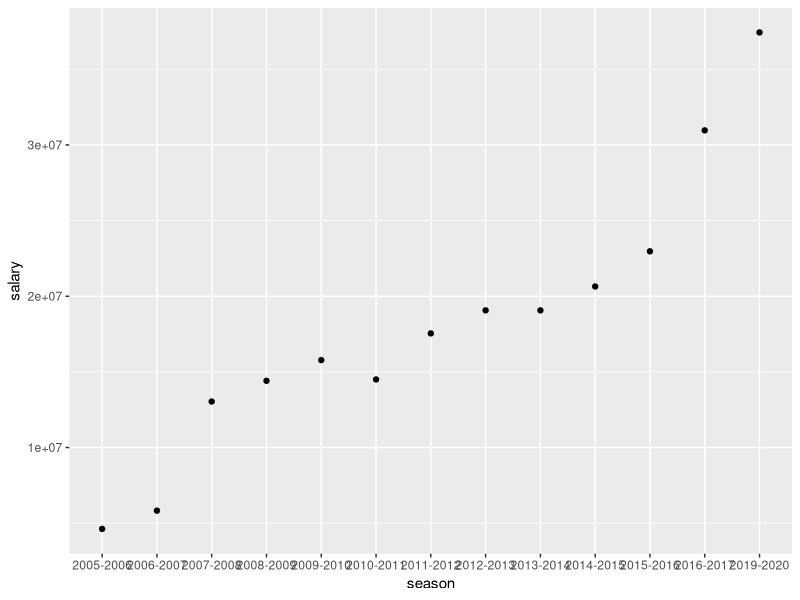
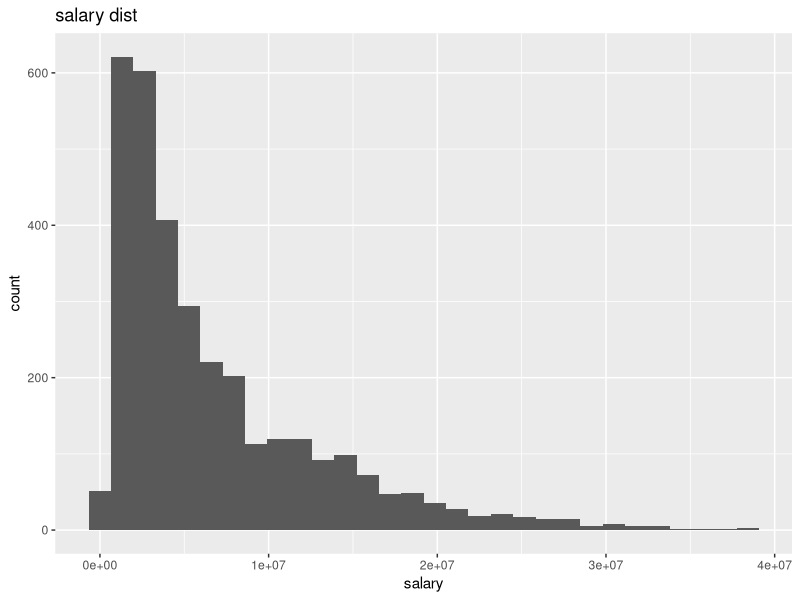
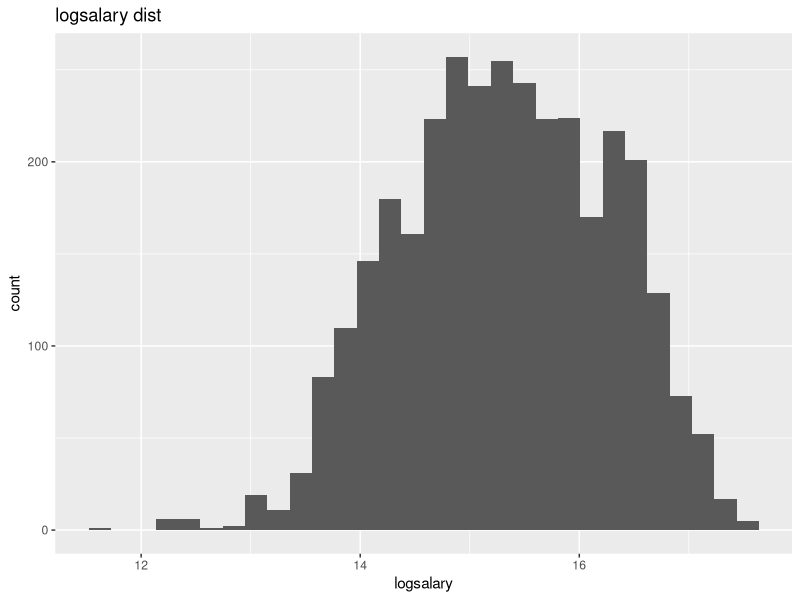
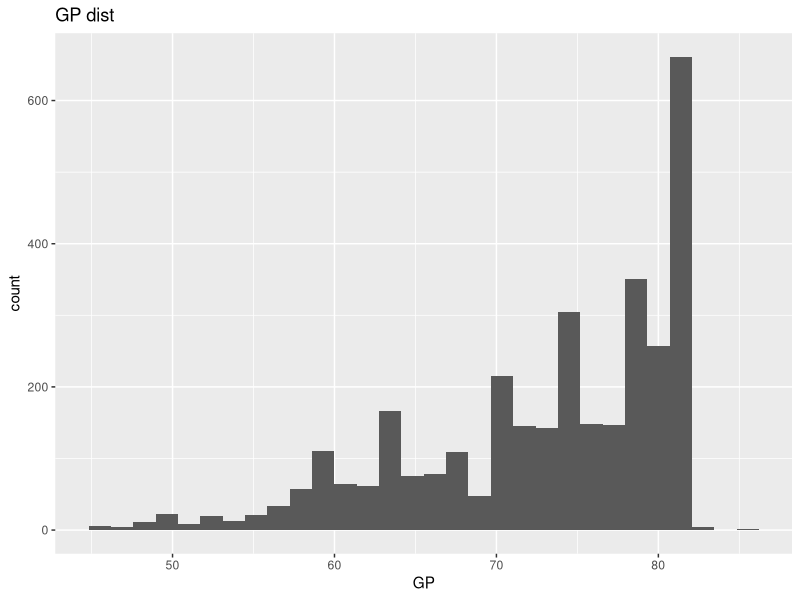
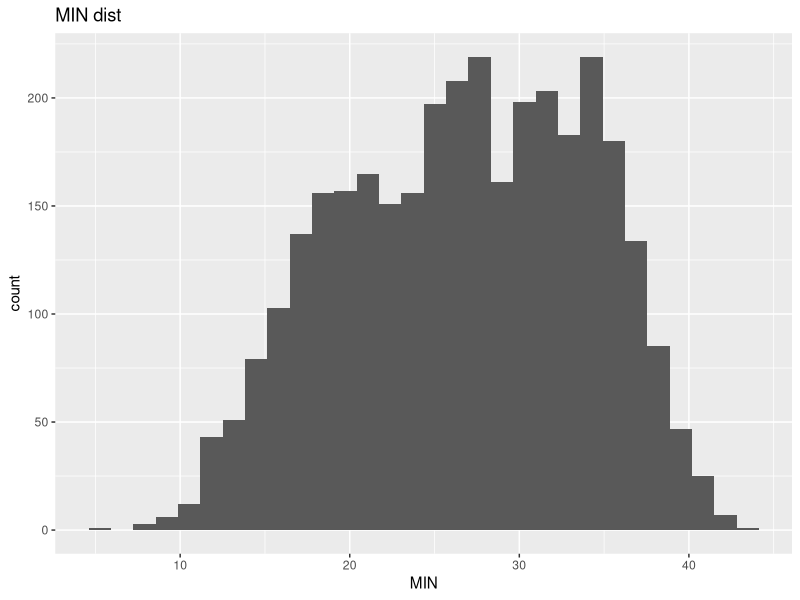
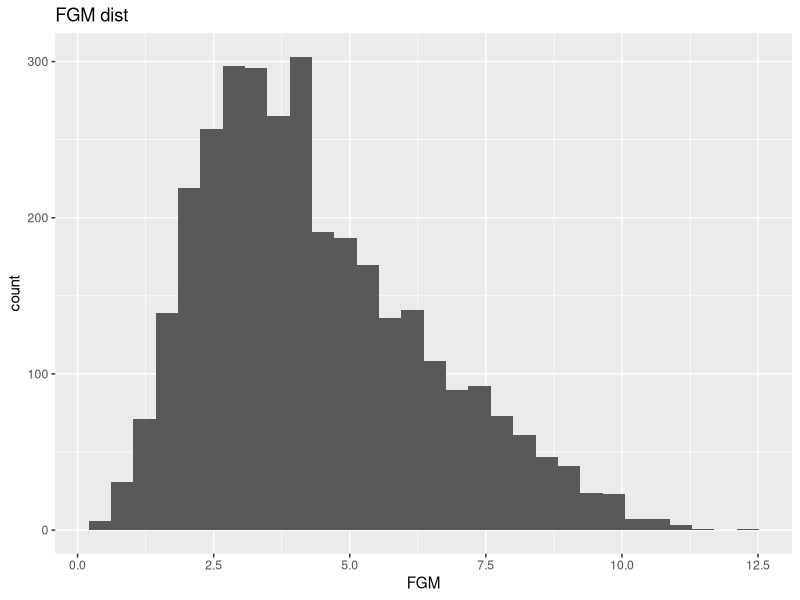
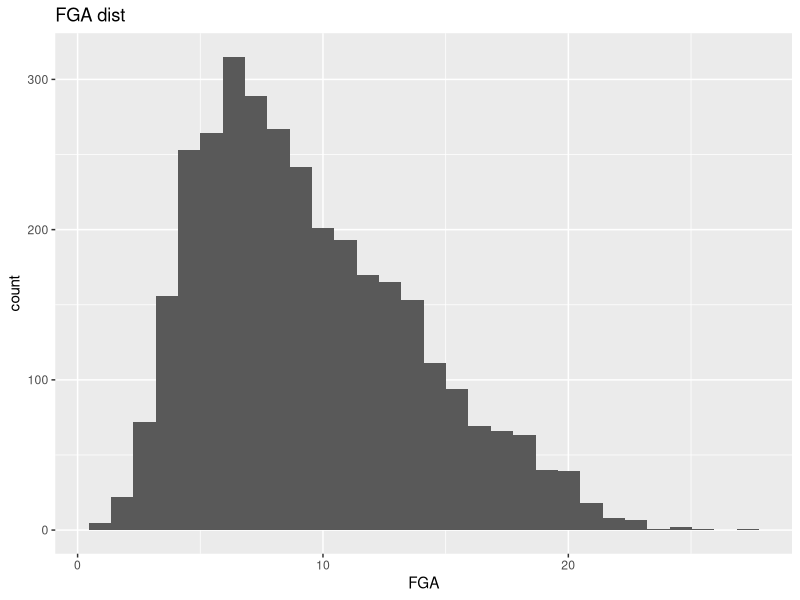
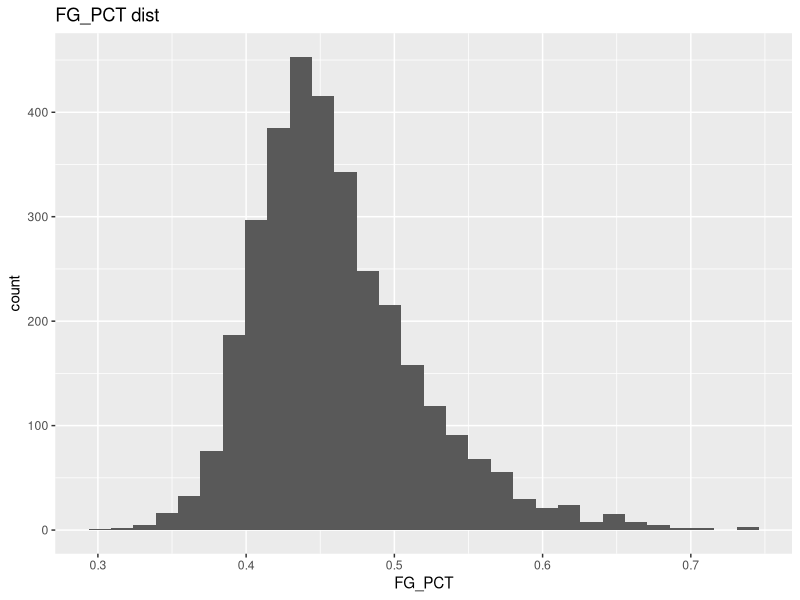

These charts were generated, in order, by the following R code:
## ---- chunk 1
library("ggpubr")
library(Hmisc)
library(corrplot)
library(tidyverse)

## Read the file 
finaldata <- read_csv('finalData0203-1920.csv')

finaldata

## ---- chunk 2
## Find the teams with the most total salary
finaldata %>% filter(season == '2018-2019') %>%
  group_by(TEAM) %>%
  summarise(totalSalary = sum(salary)) %>% 
  arrange(desc(totalSalary))


## Get the salary graph of LeBron James
finaldata %>% filter(PLAYER == 'LeBron James') %>%
  ggplot(aes(season,salary)) + geom_point()
## ---- chunk 3
## Add a log transformation of salary.
logSalary <- log(finaldata$salary)
logSalary

finaldata <- finaldata %>% mutate('logsalary' = logSalary)
finaldata

##get useful column variables in order to analyse.
model_data <- finaldata %>% select(salary,logsalary,GP,MIN,FGM,FGA,FG_PCT,FG3M,FG3A,FG3_PCT,FTM,FTA,FT_PCT,OREB,DREB,REB,AST,STL,BLK,TOV,PTS,EFF)
model_data

## ---- chunk 4
## Histogram plots

model_data

# Try salary and log salary
ggplot(model_data, aes(x = salary)) + geom_histogram() + ggtitle("salary dist")
ggplot(model_data, aes(x = logsalary)) + geom_histogram() + ggtitle("logsalary dist")

ggplot(model_data, aes(x = GP)) + geom_histogram() + ggtitle("GP dist")
ggplot(model_data, aes(x = MIN)) + geom_histogram() + ggtitle("MIN dist")
ggplot(model_data, aes(x = FGM)) + geom_histogram() + ggtitle("FGM dist")
ggplot(model_data, aes(x = FGA)) + geom_histogram() + ggtitle("FGA dist")
ggplot(model_data, aes(x = FG_PCT)) + geom_histogram() + ggtitle("FG_PCT dist")
ggplot(model_data, aes(x = FG3M)) + geom_histogram() + ggtitle("FG3M dist")
ggplot(model_data, aes(x = FG3A)) + geom_histogram() + ggtitle("FG3A dist")
ggplot(model_data, aes(x = FG3_PCT)) + geom_histogram() + ggtitle("FG3_PCT dist")
ggplot(model_data, aes(x = FTM)) + geom_histogram() + ggtitle("FTM dist")
ggplot(model_data, aes(x = FTA)) + geom_histogram() + ggtitle("FTA dist")
ggplot(model_data, aes(x = FT_PCT)) + geom_histogram() + ggtitle("FT_PCT dist")
ggplot(model_data, aes(x = OREB)) + geom_histogram() + ggtitle("OREB dist")
ggplot(model_data, aes(x = DREB)) + geom_histogram() + ggtitle("DREB dist")
ggplot(model_data, aes(x = REB)) + geom_histogram() + ggtitle("REB dist")
ggplot(model_data, aes(x = AST)) + geom_histogram() + ggtitle("AST dist")
ggplot(model_data, aes(x = STL)) + geom_histogram() + ggtitle("STL dist")
ggplot(model_data, aes(x = BLK)) + geom_histogram() + ggtitle("BLK dist")
ggplot(model_data, aes(x = TOV)) + geom_histogram() + ggtitle("TOV dist")
ggplot(model_data, aes(x = PTS)) + geom_histogram() + ggtitle("PTS dist")
ggplot(model_data, aes(x = EFF)) + geom_histogram() + ggtitle("EFF dist")
## ---- chunk 5
## Density plots

## Try salary and log salary
ggplot(model_data, aes(x = salary)) + geom_density() + ggtitle("salary dist")
ggplot(model_data, aes(x = logsalary)) + geom_density() + ggtitle("logsalary dist")

ggplot(model_data, aes(x = GP)) + geom_density() + ggtitle("GP dist")
ggplot(model_data, aes(x = MIN)) + geom_density() + ggtitle("MIN dist")
ggplot(model_data, aes(x = FGM)) + geom_density() + ggtitle("FGM dist")
ggplot(model_data, aes(x = FGA)) + geom_density() + ggtitle("FGA dist")
ggplot(model_data, aes(x = FG_PCT)) + geom_density() + ggtitle("FG_PCT dist")
ggplot(model_data, aes(x = FG3M)) + geom_density() + ggtitle("FG3M dist")
ggplot(model_data, aes(x = FG3A)) + geom_density() + ggtitle("FG3A dist")
ggplot(model_data, aes(x = FG3_PCT)) + geom_density() + ggtitle("FG3_PCT dist")
ggplot(model_data, aes(x = FTM)) + geom_density() + ggtitle("FTM dist")
ggplot(model_data, aes(x = FTA)) + geom_density() + ggtitle("FTA dist")
ggplot(model_data, aes(x = FT_PCT)) + geom_density() + ggtitle("FT_PCT dist")
ggplot(model_data, aes(x = OREB)) + geom_density() + ggtitle("OREB dist")
ggplot(model_data, aes(x = DREB)) + geom_density() + ggtitle("DREB dist")
ggplot(model_data, aes(x = REB)) + geom_density() + ggtitle("REB dist")
ggplot(model_data, aes(x = AST)) + geom_density() + ggtitle("AST dist")
ggplot(model_data, aes(x = STL)) + geom_density() + ggtitle("STL dist")
ggplot(model_data, aes(x = BLK)) + geom_density() + ggtitle("BLK dist")
ggplot(model_data, aes(x = TOV)) + geom_density() + ggtitle("TOV dist")
ggplot(model_data, aes(x = PTS)) + geom_density() + ggtitle("PTS dist")
ggplot(model_data, aes(x = EFF)) + geom_density() + ggtitle("EFF dist")


ggplot(model_data, aes(x = AST)) + geom_density() + ggtitle("AST dist")
ggplot(model_data, aes(x = EFF)) + geom_density() + ggtitle("EFF dist")
ggplot(model_data, aes(x = FG3M)) + geom_density() + ggtitle("FG3M dist")
ggplot(model_data, aes(x = FT_PCT)) + geom_density() + ggtitle("FT_PCT dist")
## ---- chunk 6
## Salary points
ggplot(model_data, aes(x = GP, y = salary)) + geom_point() + ggtitle("GP vs salary")

ggplot(model_data, aes(x = MIN, y = salary)) + geom_point() + ggtitle("MIN vs salary")
ggplot(model_data, aes(x = FGM, y = salary)) + geom_point() + ggtitle("FGM vs salary")
ggplot(model_data, aes(x = FGA, y = salary)) + geom_point() + ggtitle("FGA vs salary")
ggplot(model_data, aes(x = FG_PCT, y = salary)) + geom_point() + ggtitle("FG_PCT vs sSalary")
ggplot(model_data, aes(x = FG3M, y = salary)) + geom_point() + ggtitle("FG3M vs salary")
ggplot(model_data, aes(x = FG3A, y = salary)) + geom_point() + ggtitle("FG3A vs salary")
ggplot(model_data, aes(x = FG3_PCT, y = salary)) + geom_point() + ggtitle("FG3_PCT vs salary")
ggplot(model_data, aes(x = FTM, y = salary)) + geom_point() + ggtitle("FTM vs salary")
ggplot(model_data, aes(x = FTA, y = salary)) + geom_point() + ggtitle("FTA vs salary")
ggplot(model_data, aes(x = FT_PCT, y = salary)) + geom_point() + ggtitle("FT_PCT vs salary")
ggplot(model_data, aes(x = OREB, y = salary)) + geom_point() + ggtitle("OREB vs salary")
ggplot(model_data, aes(x = DREB, y = salary)) + geom_point() + ggtitle("DREB vs salary")
ggplot(model_data, aes(x = REB, y = salary)) + geom_point() + ggtitle("REB vs salary")
ggplot(model_data, aes(x = AST, y = salary)) + geom_point() + ggtitle("AST vs salary")
ggplot(model_data, aes(x = STL, y = salary)) + geom_point() + ggtitle("STL vs salary")
ggplot(model_data, aes(x = BLK, y = salary)) + geom_point() + ggtitle("BLK vs salary")
ggplot(model_data, aes(x = TOV, y = salary)) + geom_point() + ggtitle("TOV vs salary")
ggplot(model_data, aes(x = PTS, y = salary)) + geom_point() + ggtitle("PTS vs salary")
ggplot(model_data, aes(x = EFF, y = salary)) + geom_point() + ggtitle("EFF vs salary")

## ---- chunk 7
## Log salary points
ggplot(model_data, aes(x = GP, y = logsalary)) + geom_point() + ggtitle("GP vs salary")
ggplot(model_data, aes(x = MIN, y = logsalary)) + geom_point() + ggtitle("MIN vs salary")
ggplot(model_data, aes(x = FGM, y = logsalary)) + geom_point() + ggtitle("FGM vs salary")
ggplot(model_data, aes(x = FGA, y = logsalary)) + geom_point() + ggtitle("FGA vs salary")
ggplot(model_data, aes(x = FG_PCT, y = logsalary)) + geom_point() + ggtitle("FG_PCT vs salary")
ggplot(model_data, aes(x = FG3M, y = logsalary)) + geom_point() + ggtitle("FG3M vs salary")
ggplot(model_data, aes(x = FG3A, y = logsalary)) + geom_point() + ggtitle("FG3A vs salary")
ggplot(model_data, aes(x = FG3_PCT, y = logsalary)) + geom_point() + ggtitle("FG3_PCT vs salary")
ggplot(model_data, aes(x = FTM, y = logsalary)) + geom_point() + ggtitle("FTM vs salary")
ggplot(model_data, aes(x = FTA, y = logsalary)) + geom_point() + ggtitle("FTA vs salary")
ggplot(model_data, aes(x = FT_PCT, y = logsalary)) + geom_point() + ggtitle("FT_PCT vs salary")
ggplot(model_data, aes(x = OREB, y = logsalary)) + geom_point() + ggtitle("OREB vs salary")
ggplot(model_data, aes(x = DREB, y = logsalary)) + geom_point() + ggtitle("DREB vs salary")
ggplot(model_data, aes(x = REB, y = logsalary)) + geom_point() + ggtitle("REB vs salary")
ggplot(model_data, aes(x = AST, y = logsalary)) + geom_point() + ggtitle("AST vs salary")
ggplot(model_data, aes(x = STL, y = logsalary)) + geom_point() + ggtitle("STL vs salary")
ggplot(model_data, aes(x = BLK, y = logsalary)) + geom_point() + ggtitle("BLK vs salary")
ggplot(model_data, aes(x = TOV, y = logsalary)) + geom_point() + ggtitle("TOV vs salary")
ggplot(model_data, aes(x = PTS, y = logsalary)) + geom_point() + ggtitle("PTS vs salary")
ggplot(model_data, aes(x = EFF, y = logsalary)) + geom_point() + ggtitle("EFF vs salary")

## ---- chunk 8
## Find correlation using log salary

selected_model_data <- model_data %>% select(logsalary, GP, MIN, FGM, FGA, FG_PCT, FG3M, FG3A, FG3_PCT, FTM, FTA, FT_PCT, OREB, DREB, REB, AST, STL, BLK, TOV, PTS, EFF)

data_corr1 <- rcorr(as.matrix(selected_model_data))
data_corr1


## ---- chunk 9
## Correlation graph

data_corr2 <- cor(selected_model_data) 
corrplot(corr = data_corr2)
